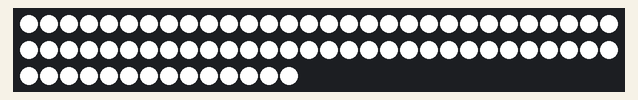
Bench run of a sketch on a simulated Arduino Uno, built with avr-gcc and run on an emulated ATmega328P. Parts: 74 RGB LEDs in strip order, left to right, continuing on the next row. Dim RGB values are drawn brighter than linear.

Above: at 0.15 s.
At 5.19 s:
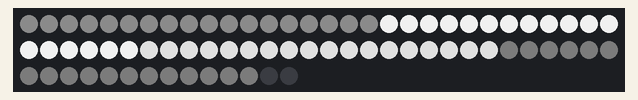
At 10.01 s:
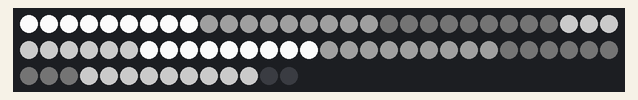
At 19.67 s:
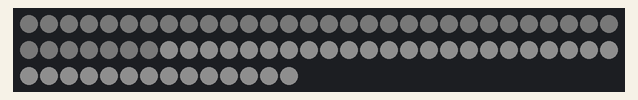
At 29.63 s:
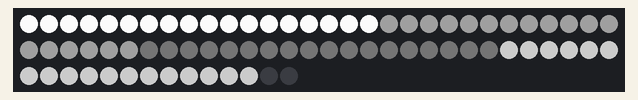
At 39.58 s:
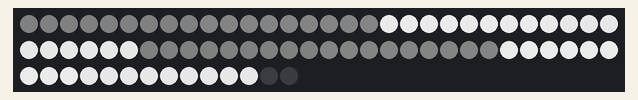

The sketch:

09_Fade_in_out_fragmented_phase.ino
```cpp
#include<FastLED.h>

#define LED_AMOUNT        74
#define DATA_PIN          6
#define GLOBAL_BRIGHTNESS 255

int fragmentsAmount = 1;
int fragmentSize = LED_AMOUNT / fragmentsAmount;

CRGB leds[LED_AMOUNT];

float fade = 0;

void setup() {
  FastLED.addLeds<NEOPIXEL, DATA_PIN>(leds, LED_AMOUNT);
  FastLED.setBrightness(GLOBAL_BRIGHTNESS);
}

void loop() {
  for(int i=0; i<fragmentsAmount; i++){

    float brightness = cos(fade + (HALF_PI)*(i));

    brightness = (brightness + 1) / 2;
    brightness *= 255;

    //if(brightness < 10) brightness = 0;

    int begin = i * fragmentSize;
    int end = (i+1) * fragmentSize;

    for(int j=begin; j<end; j++){
      leds[j] = CHSV(0, 0, (int)brightness);
    }
  }

  fade += 0.03;

  if(fade > 20) {
    fade = 0;
    if(fragmentsAmount >= 8) fragmentsAmount = 1;

    fragmentsAmount *= 2;
    fragmentSize = LED_AMOUNT / fragmentsAmount;
    FastLED.clear();
  }

  FastLED.show();
}
```
